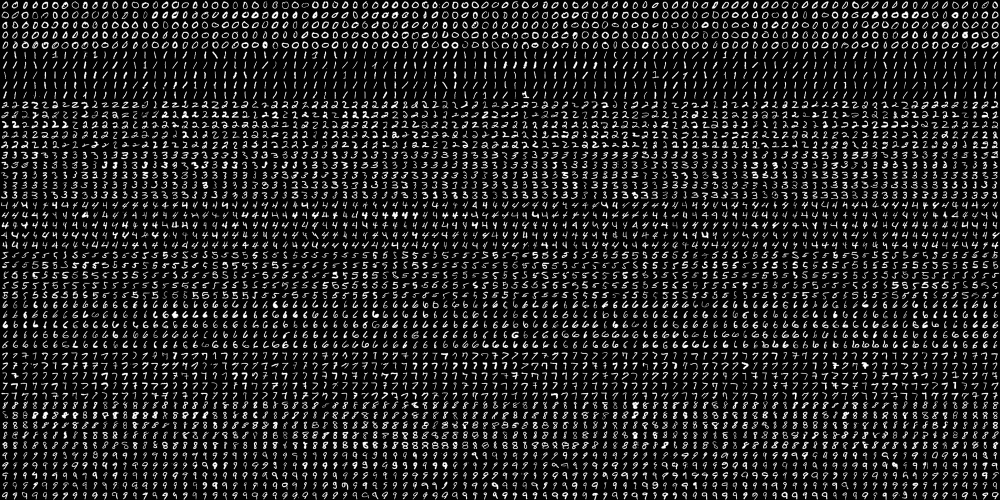
#> input picture digits.png, 2000 x 1000 px (shown at 1/2 size)
$ python sudoku_mask.py   (older library calls are emulated)
#> lines starting #> are read from the running program, lines starting #| are printed output that depends on the picture; after the words box and inside, x2 and y2 are one past the last pixel; in counts of white or black regions, pixels touching at a corner belong together
import cv2
import numpy as np

#--------------------- OCR ---------------------------------
img = cv2.imread('digits.png',0)
#> img is the input picture: shape (1000, 2000); min 0, max 255, mean 33.8
gray=img
# Now we split the image to 5000 cells, each 20x20 size
cells = [np.hsplit(row,100) for row in np.vsplit(gray,50)]
#> cells = 50 items

# Make it into a Numpy array. It size will be (50,100,20,20)
x = np.array(cells)

# Now we prepare train_data and test_data.
traini = x.reshape(-1,400).astype(np.float32) # Size = (2500,400)

# Create labels for train and test data
k = np.arange(10)
train_labels = np.repeat(k,500)[:,np.newaxis]
print(traini.shape)
#| (5000, 400)
# Initiate kNN, train the data, then test it with test data for k=1
knn = cv2.ml.KNearest_create()
knn.train(traini,cv2.ml.ROW_SAMPLE,train_labels)
#---------------------------------------------------------------


img1 = cv2.imread("su.png",1)
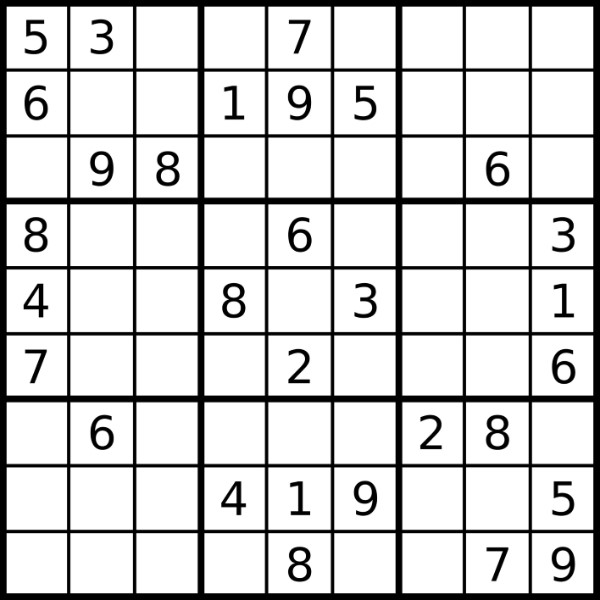
#> input picture su.png, 600 x 600 px
#> img1 is the input picture: shape (600, 600, 3); min 0, max 255, mean 210
img= cv2.imread("su.png",0)
#> img: shape (600, 600); min 0, max 255, mean 210

# Adaptive thresholding
thresh = cv2.adaptiveThreshold(img,255,cv2.ADAPTIVE_THRESH_GAUSSIAN_C,cv2.THRESH_BINARY_INV,201,2)
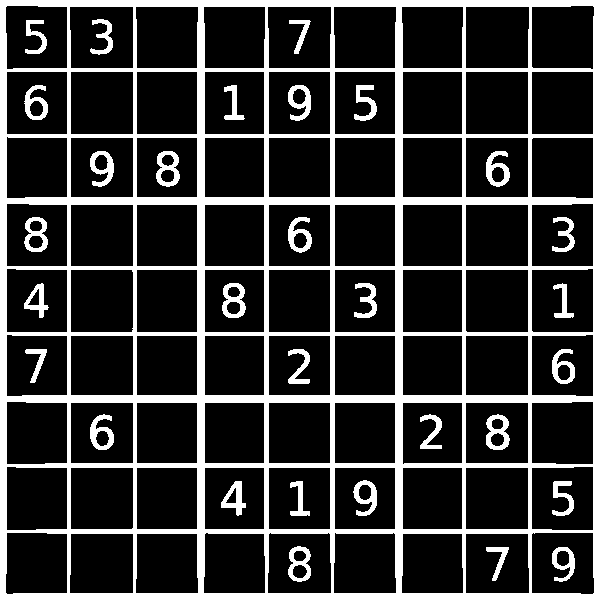
#> thresh: shape (600, 600); 20.6% white; 31 white regions, largest, box (x1, y1, x2, y2) and area: (0, 0, 600, 600) 62961, (486, 414, 510, 450) 471, (156, 151, 180, 187) 463

_,contours,hierarchy = cv2.findContours(thresh,cv2.RETR_EXTERNAL,cv2.CHAIN_APPROX_SIMPLE)
#> contours = [[[0, 0], [0, 599], [599, 599], [599, 0]]]


#--------------------- Isolating the Sudoku grid
cnt = max(contours, key = lambda x: cv2.contourArea(x))  # finding largest contour
#> cnt = [[0, 0], [0, 599], [599, 599], [599, 0]]
cv2.imshow("Thresh",thresh)

hull = cv2.convexHull(cnt) # taking convex hull
#> hull = [[599, 0], [599, 599], [0, 599], [0, 0]]
print(hull)
#| [[[599   0]]
#|  [[599 599]]
#|  [[  0 599]]
#|  [[  0   0]]]
IMG=np.zeros(img.shape)

cv2.drawContours(IMG,[hull],0,(255,255,255),2)
#> IMG: shape (600, 600) float64; 1.3% white; 1 white region, box (x1, y1, x2, y2) and area: (0, 0, 600, 600) 4784
IMG=cv2.GaussianBlur(IMG,(11,11),0)

IMG = np.float32(IMG)

corners = cv2.goodFeaturesToTrack(IMG, 4, 0.01, 10)
#> corners = [[595, 595], [4, 595], [595, 4], [4, 4]]
corners = np.int0(corners)

for corner in corners:
	print(corner[0])
	x,y=corner.ravel()
	img1 = cv2.circle(img1,(x,y), 2, (0,0,255))
#> this loop made 4 passes
#| [595 595]
#| [  4 595]
#| [595   4]
#| [4 4]
#> img1: shape (600, 600, 3); mean B, G, R 210, 210, 210

IMG = np.uint8(IMG)
cv2.imshow("Corners",img1)


#--------------------- Finding Perspective Transform
hull = cv2.convexHull(corners)
#> hull = [[595, 595], [4, 595], [4, 4], [595, 4]]
print(hull)
#| [[[595 595]]
#|  [[  4 595]]
#|  [[  4   4]]
#|  [[595   4]]]

pts1 = np.float32(hull) # corners in the image
#> pts1 = [[595, 595], [4, 595], [4, 4], [595, 4]]
pts2 = np.float32([[600,600],[0,600],[0,0],[600,0]]) # ideal image

M = cv2.getPerspectiveTransform(pts1,pts2)
#> M = [[1.02, -1.42e-19, -4.06], [4.19e-17, 1.02, -4.06], [3.76e-20, -2.5e-21, 1]]

img = cv2.warpPerspective(img,M,(600,600))
cv2.imshow("Warped img",img)


img1 = cv2.warpPerspective(img1,M,(600,600))
cv2.imshow("Warped img colour",img1)


#--------------------- Ignoring Grid Lines in image
thresh = cv2.adaptiveThreshold(img,255,cv2.ADAPTIVE_THRESH_GAUSSIAN_C,cv2.THRESH_BINARY_INV,101,9)
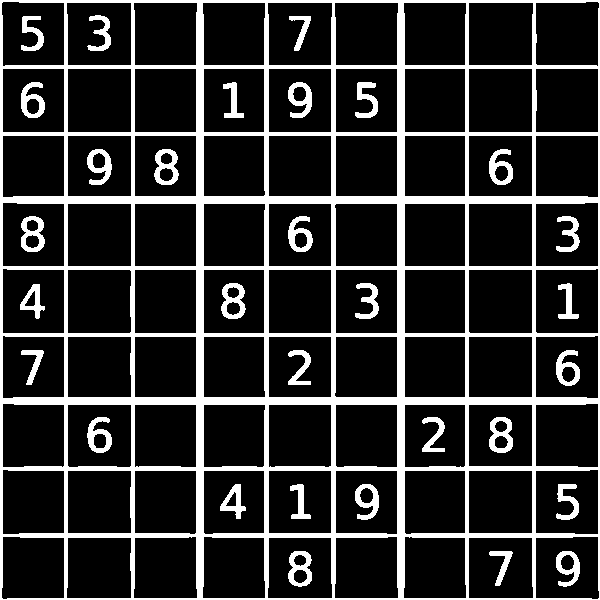
#> thresh: shape (600, 600); 18.3% white; 31 white regions

_,contours,hierarchy = cv2.findContours(thresh,cv2.RETR_EXTERNAL,cv2.CHAIN_APPROX_NONE)
#> contours = 1 contour; box (x1, y1, x2, y2) and area: (0, 0, 600, 600) 358801

cnt = max(contours, key = lambda x: cv2.contourArea(x))
#> cnt = contour of 2396 points, box (x1, y1, x2, y2) (0, 0, 600, 600), area 358801

x,y,W,H = cv2.boundingRect(cnt)
#> x = 0; y = 0; W = 600; H = 600

thresh2=(255-thresh)
#> thresh2: shape (600, 600); 81.7% white; 31 black regions, largest, box (x1, y1, x2, y2) and area: (0, 0, 600, 600) 53529, (221, 283, 246, 319) 494, (489, 417, 513, 453) 492

# Canny edge detection
edges = cv2.Canny(thresh2,50,150,apertureSize = 5)
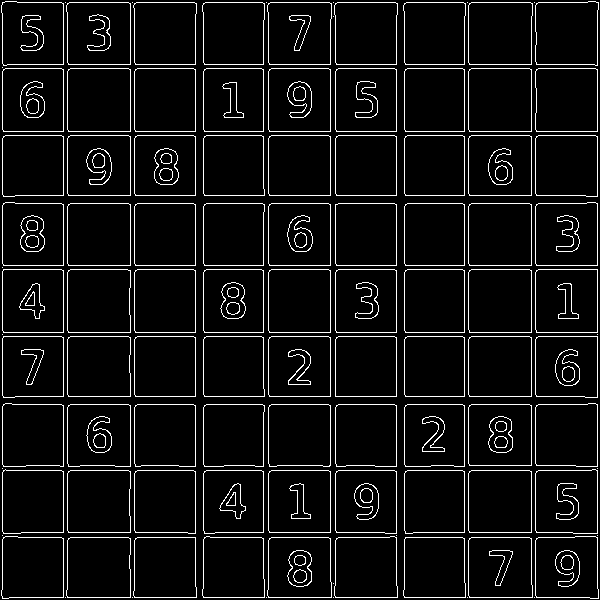
#> edges: shape (600, 600); 6.8% white in thin lines or dots

# Mask for lines
img3 = np.zeros(img.shape)

###### Hough Line Detection
lines = cv2.HoughLines(edges,1,np.pi/180,200)
#> lines = 36 rows, first 8: [597, 1.57], [63, 0], [597, 0], [131, 1.57], [265, 1.57], [332, 1.57], [64, 1.57], [195, 0]
for l in lines:
	for rho,theta in l:
		print("hi")
		a = np.cos(theta)
		b = np.sin(theta)
		x0 = a*rho
		y0 = b*rho
		x1 = int(x0 + 1000*(-b))
		y1 = int(y0 + 1000*(a))
		x2 = int(x0 - 1000*(-b))
		y2 = int(y0 - 1000*(a))

		cv2.line(img3,(x1,y1),(x2,y2),(255,255,255),10)
#> this loop made 36 passes
#> l on passes 1 to 12: [[597, 1.57]], [[63, 0]], [[597, 0]], [[131, 1.57]], [[265, 1.57]], [[332, 1.57]], [[64, 1.57]], [[195, 0]], [[396, 0]], [[195, 1.57]], [[396, 1.57]], [[531, 0]]
#| hi
#| hi
#| hi
#| hi
#| hi
#| hi
#| hi
#| hi
#> (further printed lines are left out)
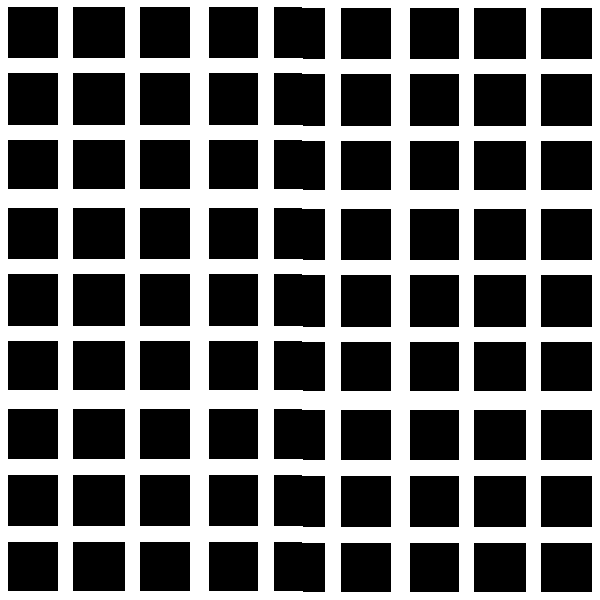
#> img3: shape (600, 600) float64; 42.7% white; 1 white region, box (x1, y1, x2, y2) and area: (0, 0, 600, 600) 153893

######## Lines for edges
cv2.line(img3,(0,0),(thresh.shape[0],0),(255,255,255),10)
cv2.line(img3,(0,0),(0,thresh.shape[1]),(255,255,255),10)
cv2.line(img3,(thresh.shape[0]-3,thresh.shape[1]-3),(thresh.shape[0]-3,0),(255,255,255),10)
cv2.line(img3,(thresh.shape[0]-3,thresh.shape[1]-3),(0,thresh.shape[1]-3),(255,255,255),10)
cv2.imshow('Hough Mask',img3)

####### Removing lines with help of the Mask
thresh1=thresh
for i in range(0,thresh.shape[0]):
	for j in range(0,thresh.shape[1]):
		if(thresh[i][j]==255 and img3[i][j]==255):
		   thresh1[i][j] = 0
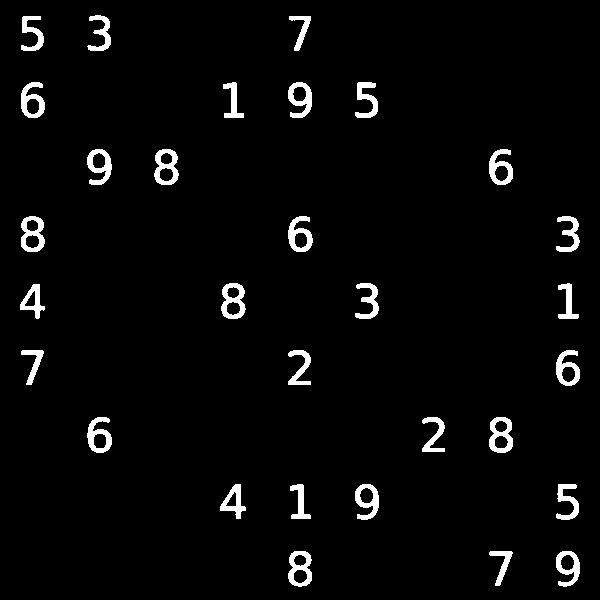
#> thresh1: shape (600, 600); 3.4% white; 30 white regions

cv2.imshow("Pure numbers",thresh1)


######### Final 2D array
final = np.zeros((9,9))
_,contours,hierarchy = cv2.findContours(thresh1,cv2.RETR_EXTERNAL,cv2.CHAIN_APPROX_NONE)
#> contours = 30 contours; largest, box (x1, y1, x2, y2) and area: (154, 149, 179, 185) 676, (221, 283, 246, 319) 672, (489, 417, 513, 453) 672, (21, 216, 45, 252) 666, (288, 551, 312, 587) 664

lis=[]
for cnt in contours:
	x,y,w,h = cv2.boundingRect(cnt)
	padding=(h-w)/2
	if(padding<0):
		padding=0

	test=thresh[y-3:y+h+3,int(x-padding):int(x+w+padding)]
	test=cv2.resize(test,(20,20), interpolation = cv2.INTER_CUBIC)
	temp = test.reshape(-1,400).astype(np.float32)
	ret,result,neighbours,dist = knn.findNearest(temp,k=5)
	final[int(y*9/H)][int(x*9/W)] = result[0][0]
	lis.append([result,x,y,w,h])
#> this loop made 30 passes
#> (x, y, w, h, ret, result, neighbours) on passes 1 to 12: (556, 551, 24, 36, 4, [4], [[4, 4, 4, 4, 8]]), (489, 551, 24, 35, 2, [2], [[2, 2, 1, 3, 7]]), (288, 551, 24, 36, 5, [5], [[8, 5, 8, 3, 5]]), (556, 484, 23, 36, 5, [5], [[5, 5, 5, 5, 5]]), (355, 484, 24, 36, 4, [4], [[4, 4, 8, 4, 4]]), (290, 484, 21, 35, 1, [1], [[1, 7, 1, 1, 1]]), (220, 484, 26, 35, 2, [2], [[2, 9, 2, 2, 0]]), (489, 417, 24, 36, 3, [3], [[3, 3, 8, 3, 3]]), (422, 417, 23, 35, 2, [2], [[2, 2, 2, 7, 8]]), (87, 417, 25, 36, 5, [5], [[5, 5, 5, 5, 5]]), (556, 350, 24, 36, 5, [5], [[5, 5, 5, 5, 5]]), (288, 350, 23, 35, 2, [2], [[2, 2, 2, 8, 2]])
#> pass 2, `test=cv2.resize(test,(20,20), interpolation = cv2.INTER_CUBIC)`:
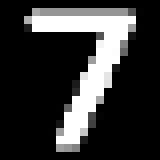
#> test: shape (20, 20) (shown 8 times larger); min 0, max 255, mean 53.3
#> after the loop, lis = 30 items, first 6: [[4], 556, 551, 24, 36], [[2], 489, 551, 24, 35], [[5], 288, 551, 24, 36], [[5], 556, 484, 23, 36], [[4], 355, 484, 24, 36], [[1], 290, 484, 21, 35]

twod=[[lis[0]]];
#> twod = [[[[4], 556, 551, 24, 36]]]

for x in range(1,len(lis)):
	done=0
	for q in range(0,len(twod)):
		print(q)
		if(abs(twod[q][0][2]-lis[x][2])<twod[q][0][4]):
			twod[q].append(lis[x])
			done=1
			break
	if(done==0):
		twod.append([lis[x]])
#> this loop made 29 passes
#| 0
#| 0
#| 0
#| 0
#| 1
#| 0
#| 1
#| 0
#| 1
#| 0
#> (further printed lines are left out)
#> after the loop, twod = 9 items

################ Sorting each individual row
for a in range(0,len(twod)):
	twod[a]=sorted(twod[a],key = lambda l:l[1])
#> this loop made 9 passes

############### Sorting rows
twod=sorted(twod,key = lambda s:s[0][2])

for i in twod:
	print(" ")
	for j in i:
		print(j[0],end=' ')
for i in range(0,9):
	print("")
	for j in range(0,9):
		if(final[i][j] == 0):
			print(" ",end=' ')
		else:
			print(int(final[i][j]),end=' ')
cv2.waitKey(0)
